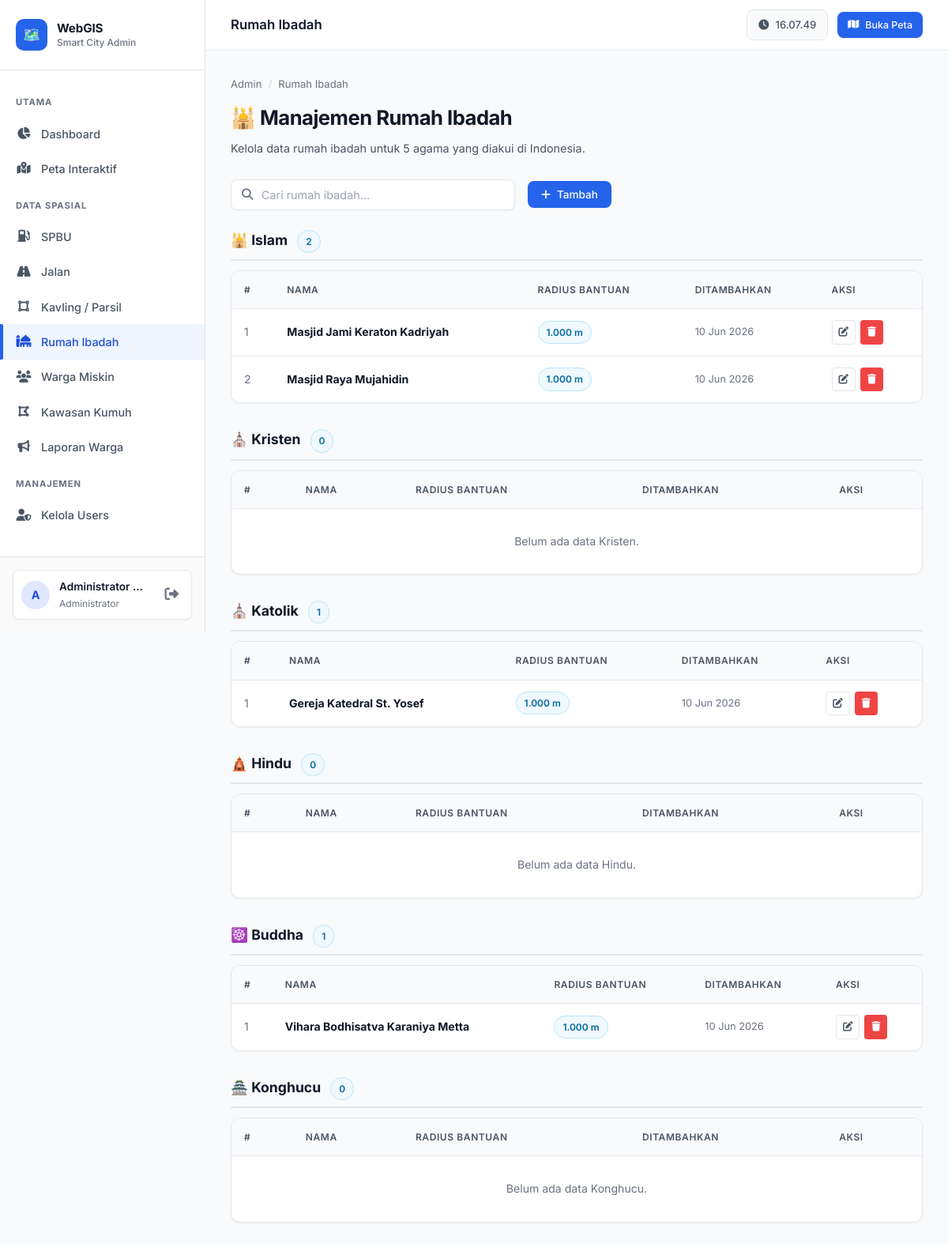
Screenshot of /project_final/admin/data_rumah.php (signed in) with the database file from the repository.
### tables this page shows
CREATE TABLE rumah_ibadah (
    id INT AUTO_INCREMENT PRIMARY KEY,
    nama VARCHAR(100) NOT NULL,
    agama VARCHAR(50) NOT NULL,
    radius_bantuan_meter INT NOT NULL DEFAULT 1000,
    geom GEOMETRY NOT NULL,
    created_at TIMESTAMP NOT NULL DEFAULT CURRENT_TIMESTAMP,
    SPATIAL INDEX idx_rumah_ibadah_geom (geom)
);

### project_final/admin/data_rumah.php (the view, shortened to what this page needs)
<?php
$pdo = Database::getConnection();
$rows = $pdo->query("SELECT id,nama,agama,radius_bantuan_meter,created_at FROM rumah_ibadah ORDER BY id DESC")->fetchAll();
$extraHead = '<link rel="stylesheet" href="https://unpkg.com/leaflet@1.9.4/dist/leaflet.css">';
require_once __DIR__ . '/partials/header.php';
$agamaIcon = ['Islam'=>'🕌','Kristen'=>'⛪','Katolik'=>'⛪','Hindu'=>'🛕','Buddha'=>'☸️','Konghucu'=>'🏯'];
$grouped = [];
foreach($agamaIcon as $ag => $ic) { $grouped[$ag] = []; }
foreach($rows as $r) {
    $grouped[$r['agama']][] = $r;
}
?>
<div class="page-header">
    <div class="breadcrumb"><span>Admin</span><span class="sep">/</span><span>Rumah Ibadah</span></div>
    <h1>🕌 Manajemen Rumah Ibadah</h1>
    <p>Kelola data rumah ibadah untuk 5 agama yang diakui di Indonesia.</p>
</div>
<div class="page-toolbar">
    <div class="search-box"><i class="fas fa-search search-icon"></i><input type="text" id="searchInput" placeholder="Cari rumah ibadah..." oninput="filterTableMulti()"></div>
    <button class="btn btn-primary" onclick="openModal('modalTambah')"><i class="fas fa-plus"></i> Tambah</button>
</div>
<?php foreach($grouped as $agama => $list): ?>
    <h3 style="margin-top: 24px; margin-bottom: 12px; font-size: 1.1rem; color: var(--text-primary); border-bottom: 2px solid var(--border-light); padding-bottom: 8px;">
        <?= $agamaIcon[$agama] ?? '🏛' ?> <?= $agama ?> <span class="badge badge-info" style="margin-left: 8px;"><?= count($list) ?></span>
    </h3>
    <div class="table-wrap" style="margin-bottom: 32px;">
    <table class="data-table ri-table">
        <thead><tr><th>#</th><th>Nama</th><th>Radius Bantuan</th><th>Ditambahkan</th><th>Aksi</th></tr></thead>
        <tbody>
        <?php foreach($list as $i=>$r): ?>
        <tr>
            <td style="color:var(--text-muted)"><?=$i+1?></td>
            <td><strong><?=htmlspecialchars($r['nama'])?></strong></td>
            <td><span class="badge badge-info"><?= number_format((int)$r['radius_bantuan_meter'], 0, ',', '.') ?> m</span></td>
            <td style="color:var(--text-muted);font-size:0.8rem;"><?=date('d M Y',strtotime($r['created_at']))?></td>
            <td><div class="actions">
                <button class="btn btn-ghost btn-sm btn-icon" onclick="editRow(<?=htmlspecialchars(json_encode($r))?>)"><i class="fas fa-edit"></i></button>
                <button class="btn btn-danger btn-sm btn-icon" onclick="hapus(<?=$r['id']?>,'<?=addslashes($r['nama'])?>')"><i class="fas fa-trash"></i></button>
            </div></td>
        </tr>
        <?php endforeach; ?>
        <?php if(!$list):?><tr><td colspan="5" style="text-align:center;padding:30px;color:var(--text-muted);">Belum ada data <?=$agama?>.</td></tr><?php endif;?>
        </tbody>
    </table></div>
<?php endforeach; ?>
<?php require_once __DIR__ . '/partials/footer.php'; ?>

### project_final/assets/css/main.css (style rules this page uses)
:root { --primary: #2563EB; --primary-light: #3B82F6; --primary-dark: #1D4ED8; --accent: #10B981; --danger: #EF4444; --warning: #F59E0B; --info: #0EA5E9; --bg-base: #F9FAFB; --bg-surface: #FFFFFF; --bg-elevated: #FFFFFF; --bg-card: #FFFFFF; --border-light: #E5E7EB; --border-hover: #D1D5DB; --text-primary: #111827; --text-secondary: #4B5563; --text-muted: #6B7280; --sidebar-w: 260px; --sidebar-bg: #FFFFFF; --sidebar-border: #E5E7EB; --radius-sm: 4px; --radius-md: 8px; --radius-lg: 12px; --radius-xl: 16px; --shadow-sm: 0 1px 2px 0 rgba(0, 0, 0, 0.05); --shadow-md: 0 4px 6px -1px rgba(0, 0, 0, 0.1), 0 2px 4px -1px rgba(0, 0, 0, 0.06); --shadow-lg: 0 10px 15px -3px rgba(0, 0, 0, 0.1), 0 4px 6px -2px rgba(0, 0, 0, 0.05); --transition: all 0.2s ease-in-out; }
*, *::before, *::after { box-sizing: border-box; margin: 0; padding: 0; }
html { scroll-behavior: smooth; }
body { font-family: 'Inter', sans-serif; background: var(--bg-base); color: var(--text-primary); font-size: 14px; line-height: 1.6; min-height: 100vh; -webkit-font-smoothing: antialiased; }
.btn { display: inline-flex; align-items: center; gap: 8px; padding: 8px 16px; border-radius: var(--radius-md); border: 1px solid transparent; font-size: 0.85rem; font-weight: 500; font-family: 'Inter', sans-serif; cursor: pointer; transition: var(--transition); white-space: nowrap; outline: none; }
.btn-primary { background: var(--primary); color: #fff; box-shadow: var(--shadow-sm); }
.btn-danger { background: var(--danger); color: #fff; }
.btn-ghost { background: transparent; border: 1px solid var(--border-light); color: var(--text-secondary); }
.btn-sm { padding: 6px 12px; font-size: 0.78rem; }
.btn-icon { padding: 8px; border-radius: var(--radius-sm); }
.badge { display: inline-flex; align-items: center; padding: 4px 10px; border-radius: var(--radius-xl); font-size: 0.75rem; font-weight: 600; }
.badge-info { background: #F0F9FF; color: #0369A1; border: 1px solid #BAE6FD; }
.table-wrap { overflow-x: auto; border-radius: var(--radius-lg); border: 1px solid var(--border-light); background: var(--bg-surface); box-shadow: var(--shadow-sm); }
.data-table { width: 100%; border-collapse: collapse; font-size: 0.88rem; }
.data-table thead th { background: #F9FAFB; padding: 14px 16px; text-align: left; font-size: 0.75rem; font-weight: 600; color: var(--text-secondary); text-transform: uppercase; letter-spacing: 0.05em; white-space: nowrap; border-bottom: 1px solid var(--border-light); }
.data-table tbody tr { border-bottom: 1px solid var(--border-light); transition: background 0.15s; }
.data-table tbody tr:last-child { border-bottom: none; }
.data-table td { padding: 14px 16px; color: var(--text-primary); vertical-align: middle; }
.data-table .actions { display: flex; gap: 6px; }
.page-header { margin-bottom: 28px; }
.page-header h1 { font-size: 1.6rem; font-weight: 700; color: var(--text-primary); letter-spacing: -0.02em; }
.page-header p { color: var(--text-secondary); margin-top: 6px; font-size: 0.9rem; }
.page-header .breadcrumb { display: flex; gap: 8px; align-items: center; font-size: 0.82rem; color: var(--text-muted); margin-bottom: 12px; }
.page-header .breadcrumb .sep { color: #D1D5DB; }

### project_final/assets/css/admin.css (style rules this page uses)
body.admin-page { display: flex; min-height: 100vh; background: var(--bg-base); }
.page-toolbar { display: flex; align-items: center; gap: 16px; margin-bottom: 24px; flex-wrap: wrap; }
.page-toolbar .search-box { flex: 1; min-width: 250px; max-width: 360px; position: relative; }
.search-box .search-icon { position: absolute; left: 14px; top: 50%; transform: translateY(-50%); color: var(--text-muted); font-size: 0.9rem; }
.search-box input { width: 100%; padding: 10px 14px 10px 38px; background: #FFFFFF; border: 1px solid var(--border-light); border-radius: var(--radius-md); color: var(--text-primary); font-size: 0.9rem; outline: none; transition: var(--transition); font-family: 'Inter', sans-serif; box-shadow: var(--shadow-sm); }
.search-box input::placeholder { color: #9CA3AF; }

### rows the page displays
rumah_ibadah: nama "Masjid Jami Keraton Kadriyah", radius_bantuan_meter "1.000", created_at "10 Jun 2026"
rumah_ibadah: nama "Masjid Raya Mujahidin", radius_bantuan_meter "1.000", created_at "10 Jun 2026"
rumah_ibadah: nama "Gereja Katedral St. Yosef", radius_bantuan_meter "1.000", created_at "10 Jun 2026"
rumah_ibadah: nama "Vihara Bodhisatva Karaniya Metta", radius_bantuan_meter "1.000", created_at "10 Jun 2026"

### other values shown
$initial "A"
$user['nama_lengkap'] ?: $user['username'] "Administrator…"
$pageTitle "Rumah Ibadah"
$agamaIcon[$agama] "🕌"
$agama "Islam"
count($list) "2"
$agamaIcon[$agama] "⛪"
$agama "Kristen"
count($list) "0"
$agama "Katolik"
count($list) "1"
$agamaIcon[$agama] "🛕"
$agama "Hindu"
$agamaIcon[$agama] "☸️"
$agama "Buddha"
